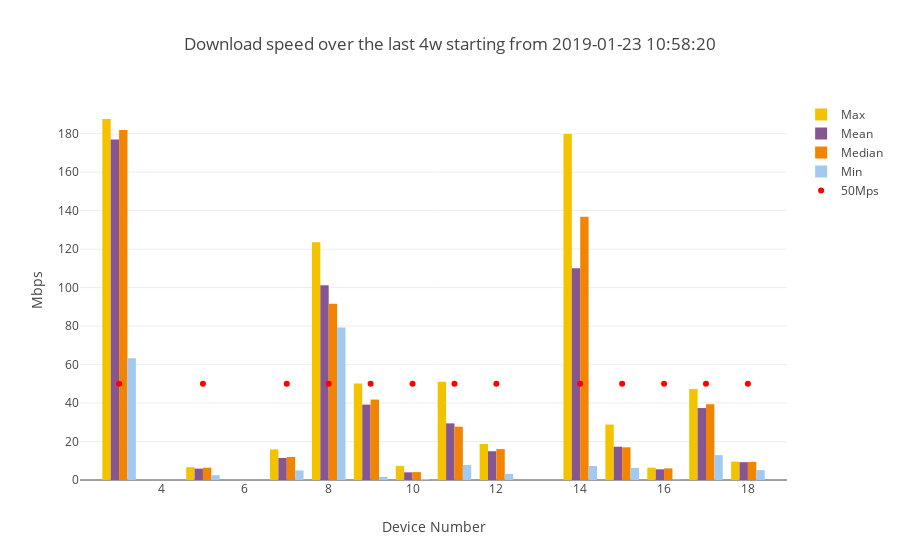

Notebook code for this chart:
### Code cell
download_summary=mean_max_median_min_by1(download_df,'DOWNLOAD')
if not all_data:
    t="Download speed over the last "+time_interval+ " starting from "+ starting_point
else:
    t="Download speed"
download_line=go.Scatter(x=device_numbers_d,y=[50] * len(device_numbers_d), mode='markers',marker=dict(color='red'), name='50Mps')
combined_bar_plot_4traces(xvalues=download_summary["SK_PI"],
                         yvalues1=download_summary["max"],
                         yvalues2=download_summary["mean"],
                         yvalues3=download_summary["median"],
                         yvalues4=download_summary["min"],
                         name1="Max",
                         name2="Mean",
                         name3="Median",
                         name4="Min",
                         title=t,
                         ytitle="Mbps",
                         line=download_line,
                         stack=False)

### Figure 1 — Plotly figure (JSON) as saved in the notebook; plotly's stock layout.template omitted (floating-point values rounded to 4 significant figures)
{"data": [{"marker": {"color": "F3C300"}, "name": "Max", "type": "bar", "x": [3, 5, 7, 8, 9, 10, 11, 12, 14, 15, 16, 17, 18], "y": [187.7, 6.66, 15.93, 123.6, 50.14, 7.32, 51.06, 18.72, 179.9, 28.8, 6.4, 47.29, 9.55]}, {"marker": {"color": "875692"}, "name": "Mean", "type": "bar", "x": [3, 5, 7, 8, 9, 10, 11, 12, 14, 15, 16, 17, 18], "y": [177.0, 5.93, 11.47, 101.3, 39.18, 3.98, 29.43, 14.96, 110.1, 17.3, 5.554, 37.41, 9.275]}, {"marker": {"color": "F38400"}, "name": "Median", "type": "bar", "x": [3, 5, 7, 8, 9, 10, 11, 12, 14, 15, 16, 17, 18], "y": [181.9, 6.4, 12.0, 91.56, 41.81, 4.1, 27.71, 16.07, 136.9, 16.98, 6.05, 39.38, 9.43]}, {"marker": {"color": "A1CAF1"}, "name": "Min", "type": "bar", "x": [3, 5, 7, 8, 9, 10, 11, 12, 14, 15, 16, 17, 18], "y": [63.34, 2.49, 4.98, 79.27, 1.64, 0.56, 7.75, 3.16, 7.29, 6.28, 0.24, 12.92, 5.14]}, {"marker": {"color": "red"}, "mode": "markers", "name": "50Mps", "type": "scatter", "x": [3, 5, 7, 8, 9, 10, 11, 12, 14, 15, 16, 17, 18], "y": [50, 50, 50, 50, 50, 50, 50, 50, 50, 50, 50, 50, 50]}], "layout": {"title": "Download speed over the last 4w starting from 2019-01-23 10:58:20", "xaxis": {"title": "Device Number"}, "yaxis": {"title": "Mbps"}}}
